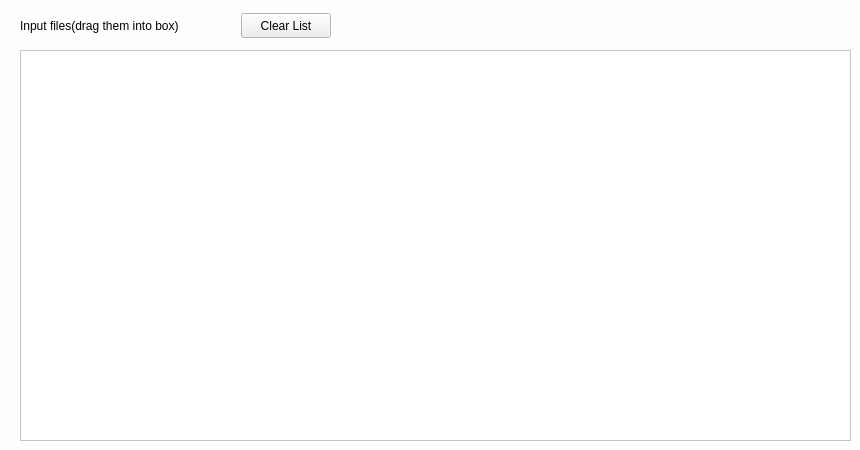
      <widget class="QWidget" name="tab">
       <property name="palette">
        <palette>
         <active>
          <colorrole role="Base">
           <brush brushstyle="SolidPattern">
            <color alpha="255">
             <red>255</red>
             <green>255</green>
             <blue>255</blue>
            </color>
           </brush>
          </colorrole>
          <colorrole role="Window">
           <brush brushstyle="SolidPattern">
            <color alpha="255">
             <red>255</red>
             <green>254</green>
             <blue>253</blue>
            </color>
           </brush>
          </colorrole>
          <colorrole role="Shadow">
           <brush brushstyle="SolidPattern">
            <color alpha="255">
             <red>255</red>
             <green>255</green>
             <blue>254</blue>
            </color>
           </brush>
          </colorrole>
          <colorrole role="HighlightedText">
           <brush brushstyle="SolidPattern">
            <color alpha="255">
             <red>162</red>
             <green>162</green>
             <blue>162</blue>
            </color>
           </brush>
          </colorrole>
         </active>
         <inactive>
          <colorrole role="Base">
           <brush brushstyle="SolidPattern">
            <color alpha="255">
             <red>255</red>
             <green>255</green>
             <blue>255</blue>
            </color>
           </brush>
          </colorrole>
          <colorrole role="Window">
           <brush brushstyle="SolidPattern">
            <color alpha="255">
             <red>255</red>
             <green>254</green>
             <blue>253</blue>
            </color>
           </brush>
          </colorrole>
          <colorrole role="Shadow">
           <brush brushstyle="SolidPattern">
            <color alpha="255">
             <red>255</red>
             <green>255</green>
             <blue>254</blue>
            </color>
           </brush>
          </colorrole>
          <colorrole role="HighlightedText">
           <brush brushstyle="SolidPattern">
            <color alpha="255">
             <red>162</red>
             <green>162</green>
             <blue>162</blue>
            </color>
           </brush>
          </colorrole>
         </inactive>
         <disabled>
          <colorrole role="Base">
           <brush brushstyle="SolidPattern">
            <color alpha="255">
             <red>255</red>
             <green>254</green>
             <blue>253</blue>
            </color>
           </brush>
          </colorrole>
          <colorrole role="Window">
           <brush brushstyle="SolidPattern">
            <color alpha="255">
             <red>255</red>
             <green>254</green>
             <blue>253</blue>
            </color>
           </brush>
          </colorrole>
          <colorrole role="Shadow">
           <brush brushstyle="SolidPattern">
            <color alpha="255">
             <red>255</red>
             <green>255</green>
             <blue>254</blue>
            </color>
           </brush>
          </colorrole>
          <colorrole role="HighlightedText">
           <brush brushstyle="SolidPattern">
            <color alpha="255">
             <red>162</red>
             <green>162</green>
             <blue>162</blue>
            </color>
           </brush>
          </colorrole>
         </disabled>
        </palette>
       </property>
       <attribute name="title">
        <string>Input Files</string>
       </attribute>
       <widget class="QWidget" name="horizontalLayoutWidget">
        <property name="geometry">
         <rect>
          <x>20</x>
          <y>10</y>
          <width>311</width>
          <height>31</height>
         </rect>
        </property>
        <layout class="QHBoxLayout" name="horizontalLayout">
         <item>
          <widget class="QLabel" name="label">
           <property name="text">
            <string>Input files(drag them into box)</string>
           </property>
          </widget>
         </item>
         <item>
          <widget class="QPushButton" name="pushButton">
           <property name="sizePolicy">
            <sizepolicy hsizetype="Minimum" vsizetype="Fixed">
             <horstretch>0</horstretch>
             <verstretch>0</verstretch>
            </sizepolicy>
           </property>
           <property name="maximumSize">
            <size>
             <width>90</width>
             <height>25</height>
            </size>
           </property>
           <property name="text">
            <string>Clear List</string>
           </property>
          </widget>
         </item>
        </layout>
       </widget>
       <widget class="QTextEdit" name="textEdit_2">
        <property name="geometry">
         <rect>
          <x>20</x>
          <y>50</y>
          <width>831</width>
          <height>391</height>
         </rect>
        </property>
        <property name="html">
         <string>&lt;!DOCTYPE HTML PUBLIC &quot;-//W3C//DTD HTML 4.0//EN&quot; &quot;http://www.w3.org/TR/REC-html40/strict.dtd&quot;&gt;
&lt;html&gt;&lt;head&gt;&lt;meta name=&quot;qrichtext&quot; content=&quot;1&quot; /&gt;&lt;style type=&quot;text/css&quot;&gt;
p, li { white-space: pre-wrap; }
&lt;/style&gt;&lt;/head&gt;&lt;body style=&quot; font-family:'Ubuntu'; font-size:11pt; font-weight:400; font-style:normal;&quot;&gt;
&lt;p style=&quot;-qt-paragraph-type:empty; margin-top:0px; margin-bottom:0px; margin-left:0px; margin-right:0px; -qt-block-indent:0; text-indent:0px;&quot;&gt;&lt;br /&gt;&lt;/p&gt;&lt;/body&gt;&lt;/html&gt;</string>
        </property>
       </widget>
      </widget>
